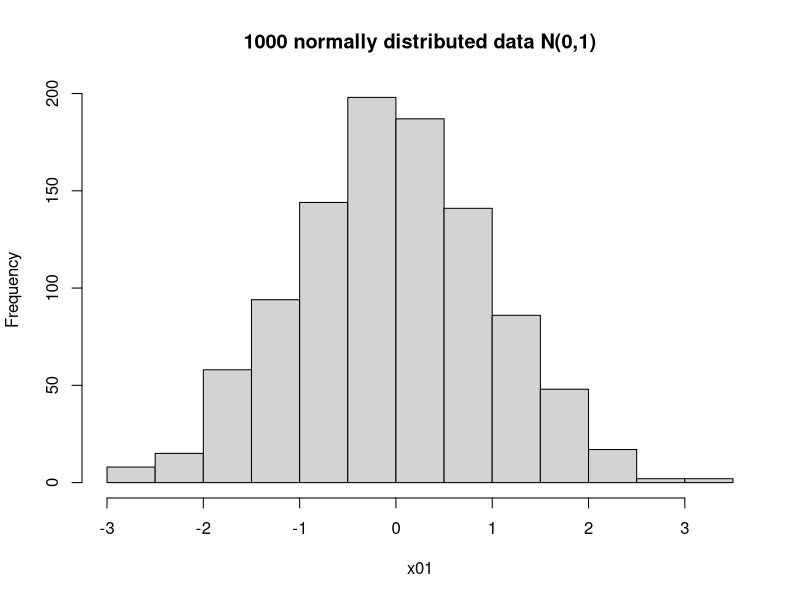
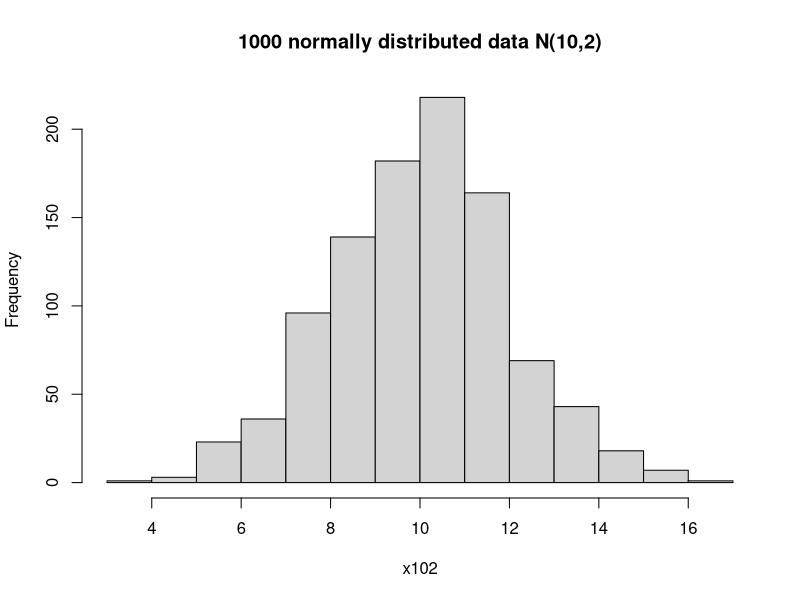
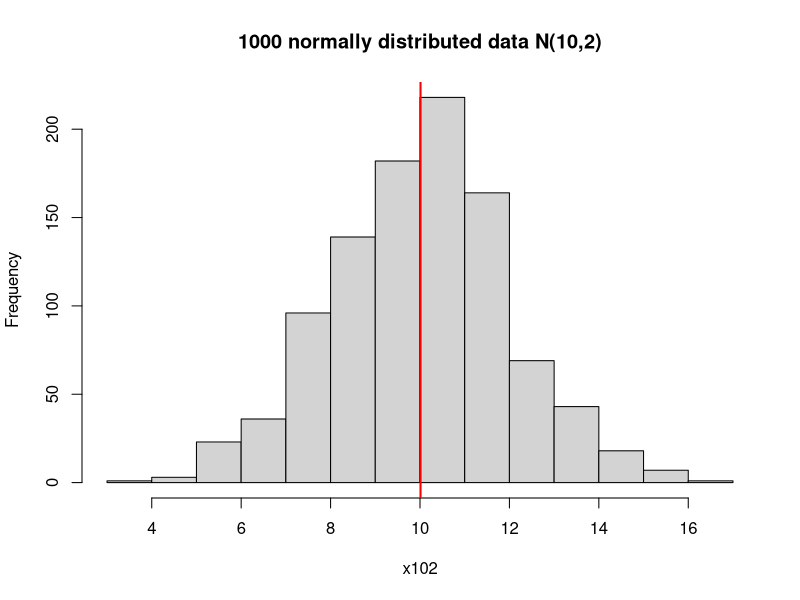
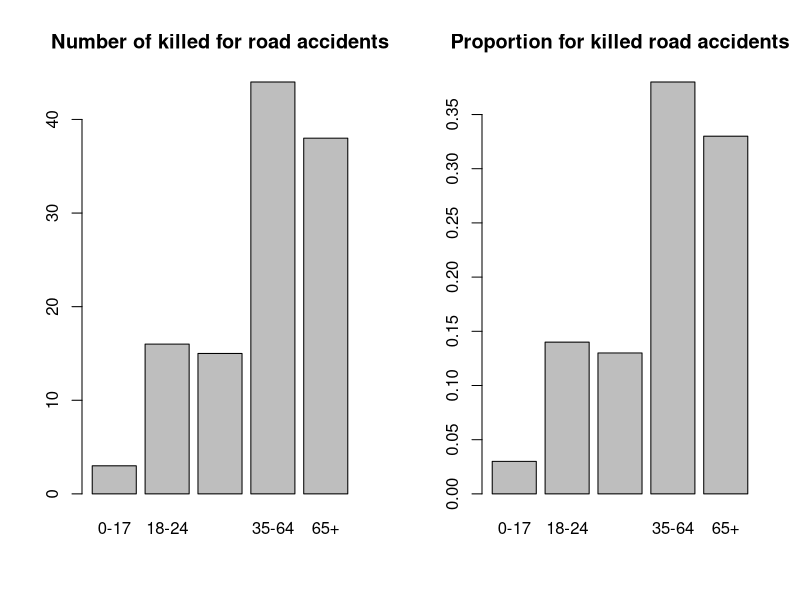
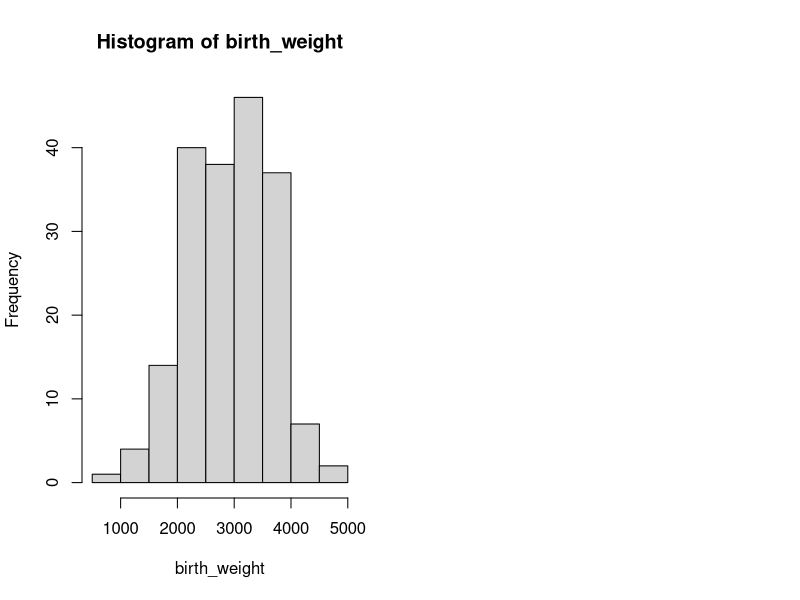

These figures' R source, in order:
## ---- chunk 1
#| label: norm1
#| echo: true

# two parameters: mean and sd
x01 <- rnorm(1000, mean = 0, sd = 1)
hist(x01, main = '1000 normally distributed data N(0,1)')

x102 <- rnorm(1000, mean = 10, sd = 2)
hist(x102, main = '1000 normally distributed data N(10,2)')
## ---- chunk 2
#| label: norm2
#| warning: false
#| echo: true

# check the summary
summary(x102)

# mean
mean(x102)

# variance and sd
var(x102) # (sd(x102))^2 # these two are equivalent
sd(x102)
## ---- chunk 3
#| label: norm3
#| warning: false
#| echo: true

# can plot the mean on the histogram to indicate the center
hist(x102, main = '1000 normally distributed data N(10,2)')

# v means verticle line, lwd means line width
abline(v = mean(x102), col = 'red', lwd = 2)
## ---- chunk 4
#| label: norm4
#| warning: false
#| echo: true

# pnorm finds the probability below a value
p1 <- pnorm(-1.96, mean = 0, sd = 1)
p2 <- pnorm(1.96, mean = 0, sd = 1)
c(p1, p2) # print the values

1-p1 # equal to p2

qnorm(0.025, mean = 0, sd = 1) # 2.5% quantile
qnorm(0.975, mean = 0, sd = 1) # 97.5%
## ---- chunk 5
#| label: bar1
#| warning: false
#| echo: true

dd <- data.frame(prob = c(0.03, 0.14, 0.13, 0.38, 0.33),
                 n = c(3,16,15,44,38))
rownames(dd) <- c('0-17', '18-24', '25-34', '35-64', '65+')


# we can plot two graphs side by side
# set parameter: 1 row 2 columns
par(mfrow = c(1, 2))
# bar plot for counts
barplot(dd$n, names.arg = rownames(dd),
        main = 'Number of killed for road accidents')


# bar plot for probability
barplot(dd$prob, names.arg = rownames(dd),
        main = 'Proportion for killed road accidents')
## ---- chunk 6
#| label: birth1
#| warning: false
#| echo: true

# load birth data first
# if you forgot, check notes from day 2 (descriptive stat)
birth <- read.csv('data/birth.csv', sep =',')
head(birth) # print 6 rows

# we use the variable bwt
birth_weight <- birth$bwt
hist(birth_weight)
## ---- chunk 7
#| label: birth2
#| warning: false
#| echo: true

birth_weight>4000 # converts 189 values to T/F indicator

# we see 9 TRUE. you can print out the birth_weight values to check if it's the case
# 'which' finds the indices for TRUE
which(birth_weight >4000)
# length counts the number of elements, here it is 9
length(which(birth_weight >4000)==T)
## ---- chunk 8
#| label: birth3
#| warning: false
#| echo: true

# alternatively, since R codes T as 1 and F as 0
# we can use sum() command
sum(birth_weight>4000)

# probability is 9 over total subjects
9/189
## ---- chunk 9
#| label: birth4
#| warning: false
#| echo: true

# first get the parameters mean and sd (or sqrt variance)
m <- mean(birth_weight)
s <- sd(birth_weight)
c(m, s) # print out
# s <- sqrt(var(birth_weight))

# probability of birthweight above 4000

# directly from N(2944, 729)
# lower.tail = F means it computes p(X>4000) 
pnorm(4000, mean = m, sd =s, lower.tail = F)

# you can also use the standard normal dist
# whose mean and sd (var) are 0 and 1
# can be translated as a second variable Y above 1.45 
# see lecture notes for why this is the case!
# hint: (4000-m)/s
pnorm(1.45, lower.tail = F)
